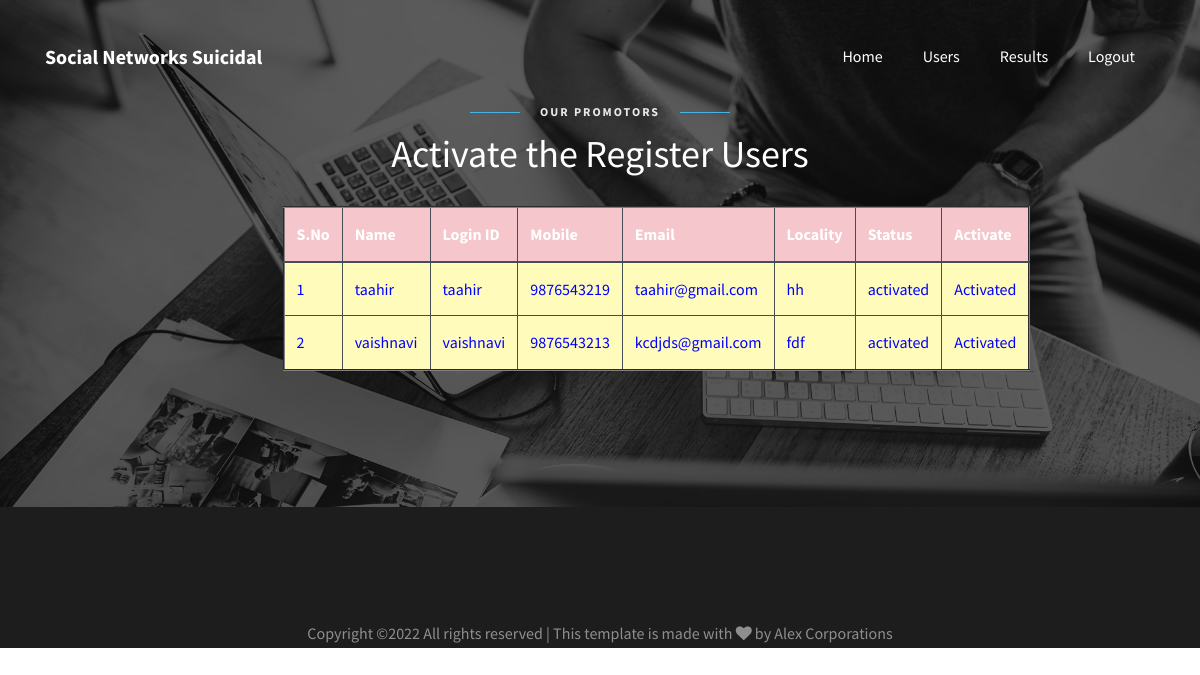
Page /ViewRegisteredUsers/ on the committed database.
### users/models.py (models this page shows, shortened)
class UserRegistrationModel(models.Model):
    name = models.CharField(max_length=100)
    loginid = models.CharField(unique=True, max_length=100)
    password = models.CharField(max_length=100)
    mobile = models.CharField(unique=True, max_length=100)
    email = models.CharField(unique=True, max_length=100)
    locality = models.CharField(max_length=100)
    address = models.CharField(max_length=1000)
    city = models.CharField(max_length=100)
    state = models.CharField(max_length=100)
    status = models.CharField(max_length=100)
    class Meta:
        db_table = 'UserRegistrations'

### admins/views.py (the view)
# urls.py: path("ViewRegisteredUsers/", admins.ViewRegisteredUsers, name="ViewRegisteredUsers"),
def ViewRegisteredUsers(request):
    data = UserRegistrationModel.objects.all()
    return render(request, 'admins/RegisteredUsers.html', {'data': data})

### assets/templates/admins/RegisteredUsers.html (shortened to what this page needs)
{%extends 'admins/adminbase.html'%}
{%load static%}
{%block contents%}
<section class="ftco-section testimony-section img" style="background-image: url({%static 'images/bg_2.jpg'%});">
	<div class="container">
		<div class="row justify-content-center mb-4">
			<div class="col-md-7 text-center heading-section heading-section-white ftco-animate">
				<span class="subheading">Our Promotors</span>
				<h2 class="mb-4">Activate the Register Users</h2>
                <center>
                    <p>
 <table border="2px" class="table table-hover table-dark">
                    <thead>
                    <tr class="table-danger">
                        <th scope="col">S.No</th>
                        <th scope="col">Name</th>
                        <th scope="col">Login ID</th>
                        <th scope="col">Mobile</th>
                        <th scope="col">Email</th>
                        <th scope="col">Locality</th>
                        <th scope="col">Status</th>
                        <th scope="col">Activate</th>
                    </tr>
                    </thead>
                    <tbody>
                    {% for i in data %}
                    <tr scope="row" style="color: BLUE; background-color:#FFFCBB">
                        <td>{{forloop.counter}}</td>
                        <td>{{i.name}}</td>
                        <td>{{i.loginid}}</td>
                        <td>{{i.mobile}}</td>
                        <td>{{i.email}}</td>
                        <td>{{i.locality}}</td>
                        <td>{{i.status}}</td>
                        {% if i.status == 'waiting' %}
                        <td><a class="btn-link" href="/AdminActivaUsers/?uid={{ i.id }}"
                               style="color:DARKBLUE">Activate</a></td>
                        {% else %}
                        <td> Activated</td>
                        {% endif %}
                    </tr>
                    {% endfor %}
                    </tbody>
                </table>
                        </p>
                </center>
			</div>
		</div>
	</div>
</section>
{%endblock%}

### rows in the picture
UserRegistrationModel: name "taahir", loginid "taahir", mobile "9876543219", email "taahir@gmail.com", locality "hh", status "activated", shows "Activated"
UserRegistrationModel: name "vaishnavi", loginid "vaishnavi", mobile "9876543213", email "kcdjds@gmail.com", locality "fdf", status "activated", shows "Activated"
